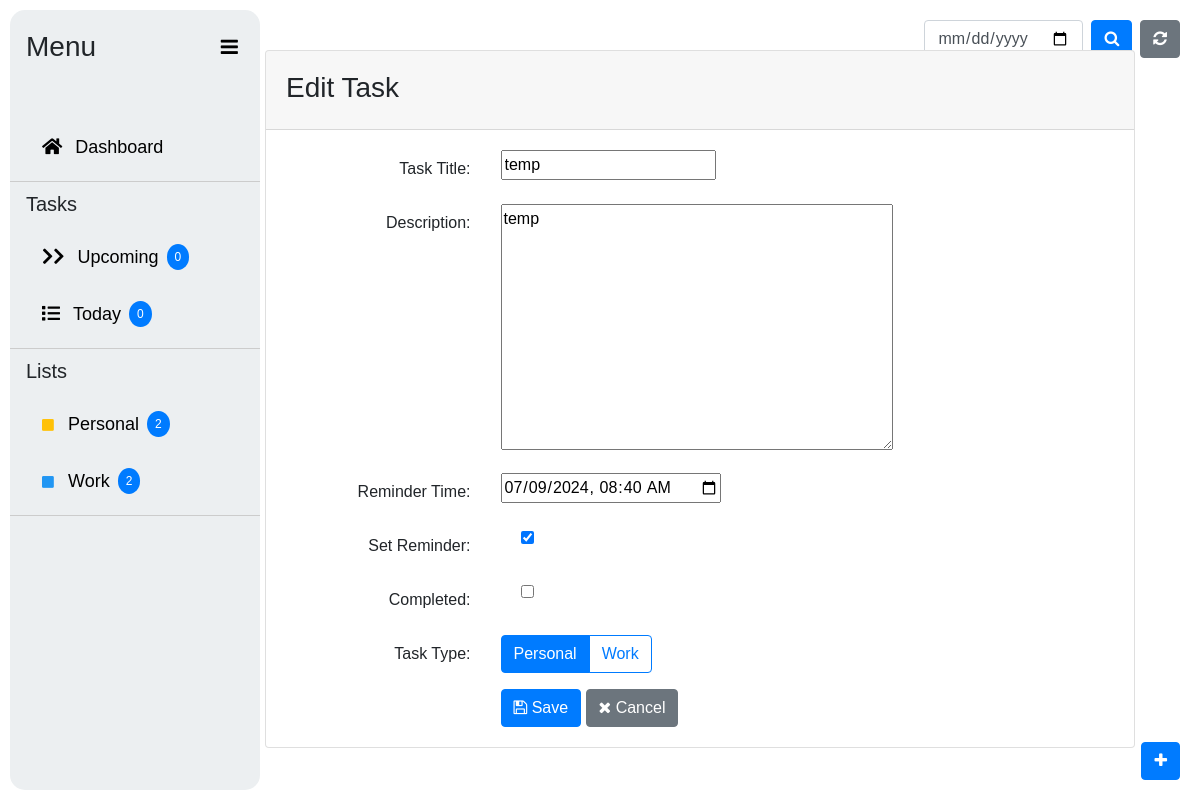
Before: /edit/3/ with the older database file.
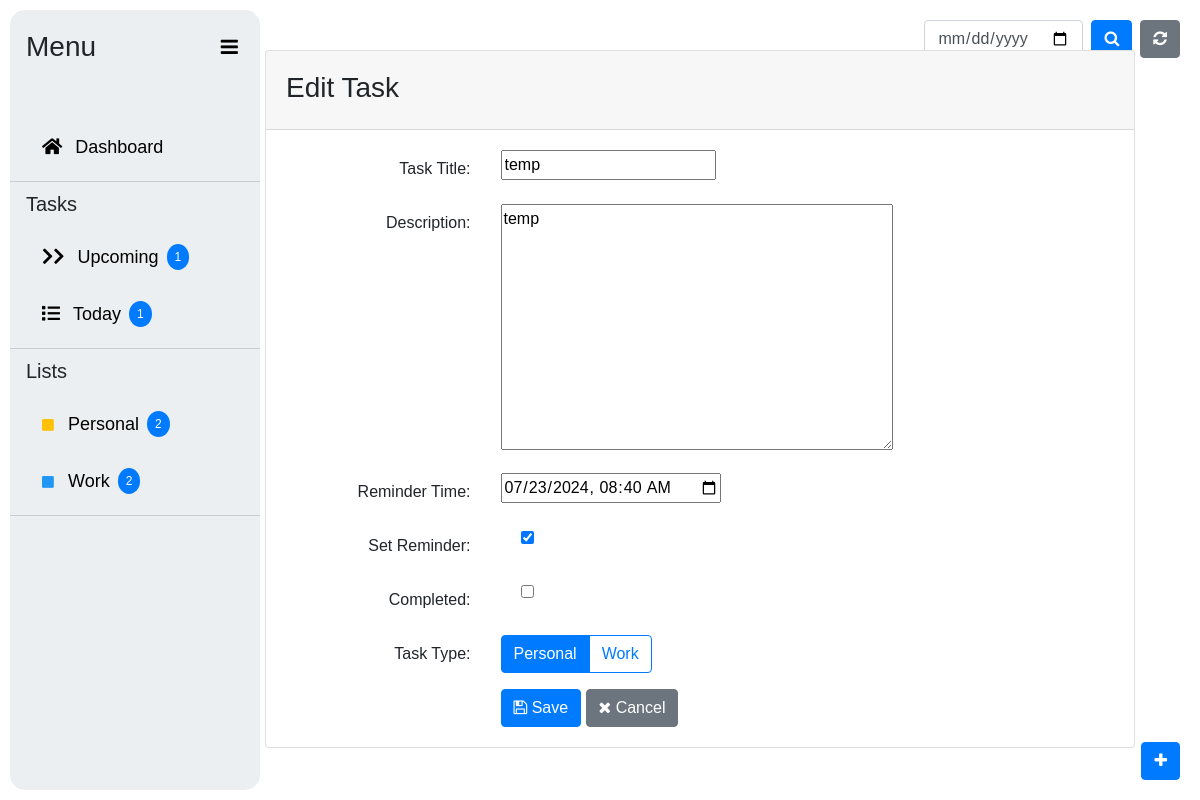
After: the same page with the newer database file.
### tasks/models.py (models this page shows, shortened)
class Task(models.Model):
    TASK_TYPE_CHOICES = [
        ('personal', 'Personal'),
        ('work', 'Work'),
    ]
    title = models.CharField(max_length=200)
    description = models.TextField()
    completed = models.BooleanField(default=False)
    reminder_time = models.DateTimeField(blank=True, null=True)
    is_reminder_set = models.BooleanField(default=False)
    task_type = models.CharField(max_length=10, choices=TASK_TYPE_CHOICES, default='personal')

### tasks/views.py (the view)
# urls.py: path('edit/<int:pk>/', views.task_update, name='edit-task'),
def task_update(request, pk):
    tomorrow = timezone.now().date() + timedelta(days=1)
    upcoming_count = Task.objects.filter(reminder_time__date__gte=tomorrow).count()
    today = timezone.now().date()
    today_count = Task.objects.filter(reminder_time__date=today).count()
    personal_tasks = Task.objects.filter(task_type='personal', completed=False).order_by('reminder_time')
    personal_count = personal_tasks.count()
    work_tasks = Task.objects.filter(task_type='work', completed=False).order_by('reminder_time')
    work_count = work_tasks.count()
    task = get_object_or_404(Task, pk=pk)
    if request.method == 'POST':
        form = TaskForm(request.POST, instance=task)
        if form.is_valid():
            task = form.save(commit=False)
            if task.completed:
                task.reminder_time = None
                task.is_reminder_set = False
            task.save()
            messages.success(request, f'Task "{task.title}" updated successfully.')
            return redirect('task-list')
    else:
        form = TaskForm(instance=task)
    return render(request, 'tasks/task_form.html', {'form': form,'upcoming_count': upcoming_count,
        'today_count': today_count,'personal_count':personal_count,
        'work_count':work_count})

### tasks/forms.py
class TaskForm(forms.ModelForm):
    TASK_TYPE_CHOICES = [
        ('personal', 'Personal'),
        ('work', 'Work'),
    ]
    task_type = forms.ChoiceField(choices=TASK_TYPE_CHOICES, widget=forms.RadioSelect, initial='work')
    class Meta:
        model = Task
        fields = ['title', 'description', 'completed', 'reminder_time', 'is_reminder_set','task_type']
        widgets = {
            'reminder_time': forms.DateTimeInput(attrs={'type': 'datetime-local'}, format='%Y-%m-%dT%H:%M'),
        }

### tasks/templates/tasks/task_form.html (shortened to what the changed rows need)
{% extends 'base.html' %}
{% block content %}
<div class="container">
    <div class="row justify-content-center">
        <div class="col-12">
            <div class="card">
                <div class="card-body">
                    <form method="post">
                        <div class="form-group row">
                            <div class="col-md-9">
                                {{ form.title }}
                            </div>
                        </div>
                        <div class="form-group row">
                            <div class="col-md-9">
                                {{ form.description }}
                            </div>
                        </div>
                        <div class="form-group row">
                            <div class="col-md-9">
                                {{ form.reminder_time }}
                            </div>
                        </div>
                        <div class="form-group row">
                            <div class="col-md-9">
                                <div class="form-check mb-2">
                                    {{ form.is_reminder_set }}
                                </div>
                            </div>
                        </div>
                        <div class="form-group row">
                            <div class="col-md-9">
                                <div class="form-check">
                                    {{ form.completed }}
                                </div>
                            </div>
                        </div>
                    </form>
                </div>
            </div>
        </div>
    </div>
</div>
{% endblock %}

Changed rows visible on the page:
changed Task "temp": reminder_time "07/09/2024 08:40" → "07/23/2024 08:40"
Other visible differences:
{{ upcoming_count }}: "0" → "1"
{{ today_count }}: "0" → "1"
